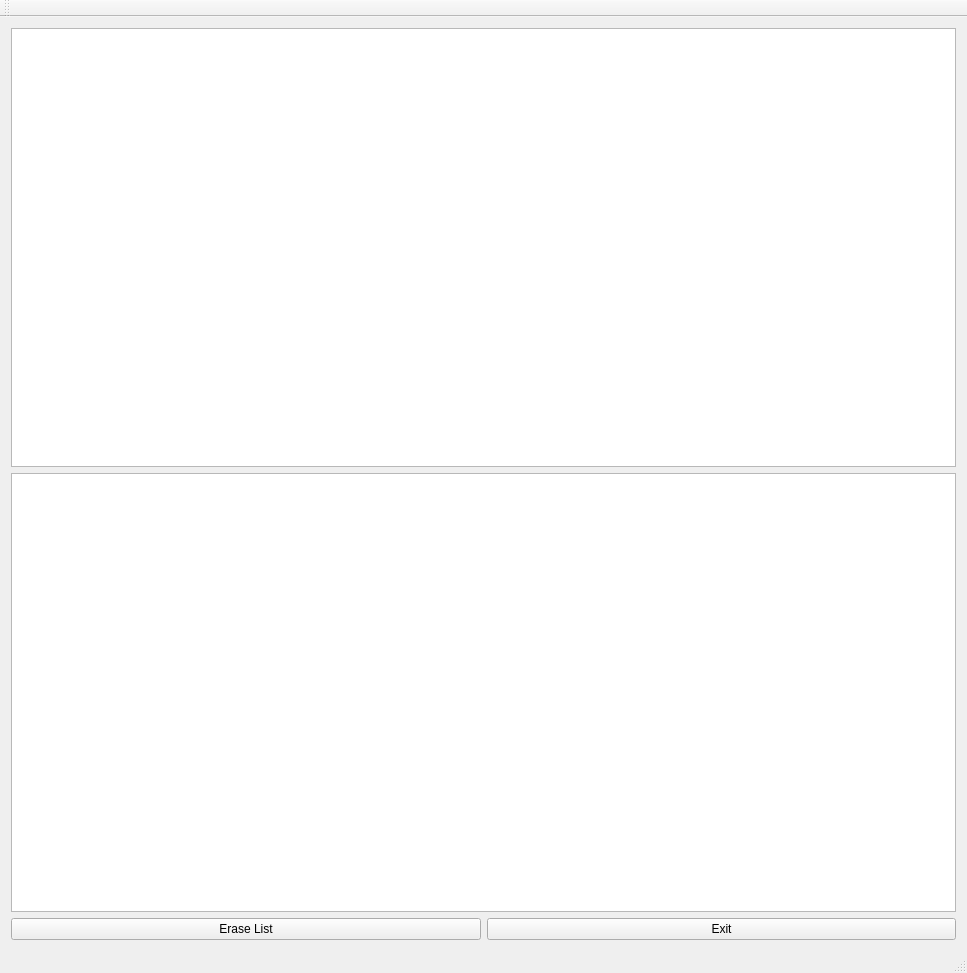
<?xml version="1.0" encoding="UTF-8"?>
<ui version="4.0">
 <class>MainWindow</class>
 <widget class="QMainWindow" name="MainWindow">
  <property name="geometry">
   <rect>
    <x>0</x>
    <y>0</y>
    <width>967</width>
    <height>973</height>
   </rect>
  </property>
  <property name="windowTitle">
   <string>MainWindow</string>
  </property>
  <widget class="QWidget" name="centralWidget">
   <layout class="QVBoxLayout" name="verticalLayout_4">
    <item>
     <layout class="QVBoxLayout" name="verticalLayout_3">
      <item>
       <layout class="QVBoxLayout" name="verticalLayout_2">
        <item>
         <widget class="QListWidget" name="listWidget_mainList">
          <property name="dragDropMode">
           <enum>QAbstractItemView::DragOnly</enum>
          </property>
         </widget>
        </item>
        <item>
         <widget class="QListWidget" name="listWidget_copyList">
          <property name="acceptDrops">
           <bool>true</bool>
          </property>
          <property name="dragEnabled">
           <bool>true</bool>
          </property>
          <property name="dragDropMode">
           <enum>QAbstractItemView::DragDrop</enum>
          </property>
          <property name="defaultDropAction">
           <enum>Qt::MoveAction</enum>
          </property>
         </widget>
        </item>
       </layout>
      </item>
      <item>
       <layout class="QHBoxLayout" name="horizontalLayout">
        <item>
         <widget class="QPushButton" name="pushButton_Erase">
          <property name="text">
           <string>Erase List</string>
          </property>
         </widget>
        </item>
        <item>
         <widget class="QPushButton" name="pushButton_exit">
          <property name="text">
           <string>Exit</string>
          </property>
         </widget>
        </item>
       </layout>
      </item>
     </layout>
    </item>
   </layout>
  </widget>
  <widget class="QToolBar" name="mainToolBar">
   <attribute name="toolBarArea">
    <enum>TopToolBarArea</enum>
   </attribute>
   <attribute name="toolBarBreak">
    <bool>false</bool>
   </attribute>
  </widget>
  <widget class="QStatusBar" name="statusBar"/>
 </widget>
 <layoutdefault spacing="6" margin="11"/>
 <resources/>
 <connections>
  <connection>
   <sender>pushButton_Erase</sender>
   <signal>clicked()</signal>
   <receiver>listWidget_copyList</receiver>
   <slot>clear()</slot>
   <hints>
    <hint type="sourcelabel">
     <x>235</x>
     <y>929</y>
    </hint>
    <hint type="destinationlabel">
     <x>227</x>
     <y>775</y>
    </hint>
   </hints>
  </connection>
  <connection>
   <sender>pushButton_exit</sender>
   <signal>clicked()</signal>
   <receiver>MainWindow</receiver>
   <slot>close()</slot>
   <hints>
    <hint type="sourcelabel">
     <x>709</x>
     <y>928</y>
    </hint>
    <hint type="destinationlabel">
     <x>706</x>
     <y>1030</y>
    </hint>
   </hints>
  </connection>
 </connections>
</ui>
